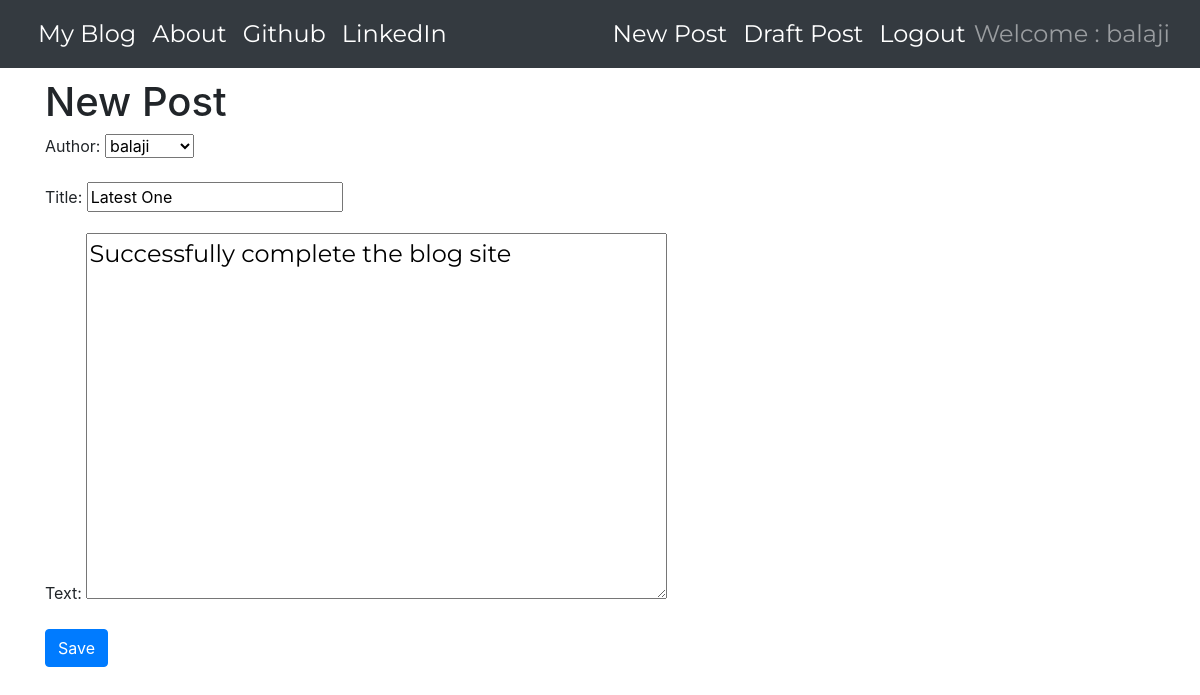
Page /post/6/edit/ (signed in) on the committed database.
### blogApp/models.py (models this page shows, shortened)
class Post(models.Model):
    author = models.ForeignKey('auth.User',on_delete=models.CASCADE)
    title = models.CharField(max_length=256)
    text = models.TextField()
    create_time = models.DateTimeField(default=timezone.now)
    published_time = models.DateTimeField(blank=True,null=True)

### blogApp/views.py (the view)
# urls.py: path('post/<int:pk>/edit/',views.UpdatePost.as_view(),name='post_edit'),
class UpdatePost(LoginRequiredMixin,UpdateView):
    login_url = '/login/'
    redirect_field_name = 'blogApp/post_detail.html'
    form_class = PostForm
    model = Post

### blogApp/forms.py
class PostForm(forms.ModelForm):
    class Meta():
        model = Post
        fields = ('author','title','text')
        widgets = {
            'title':forms.TextInput(attrs={'class':'textinputclass'}),
            'text':forms.Textarea(attrs={'class':'editable medium-editor-textarea postcontent'})
        }

### blogApp/templates/blogApp/post_form.html (shortened to what this page needs)
{% extends 'blogApp/base.html' %}
{% block content %}
  <h1>New Post</h1>
  <form class="post-form" method="POST">
    {{ form.as_p }}
    <button type="submit" class='btn btn-primary save' name="button">Save</button>
  </form>
{% endblock %}

### blogApp/templates/blogApp/base.html (shortened to what this page needs)
<!DOCTYPE html>
{% load staticfiles %}
{% load octicons %}
<html lang="en" dir="ltr">
  <head>
    <link rel="stylesheet" href="https://stackpath.bootstrapcdn.com/bootstrap/4.3.1/css/bootstrap.min.css">
    <link rel="stylesheet" href="//cdn.jsdelivr.net/npm/medium-editor@latest/dist/css/medium-editor.min.css" type="text/css" media="screen" charset="utf-8">
    <link rel="stylesheet" href="{% static 'css/blogApp.css' %}">
  </head>
  <body>
    <nav class='navbar navbar-expand navbar-dark bg-dark techfont flex-md-row bd-navbar'>
      <div class="container">
        <div class="collapse navbar-collapse" id='navbarNav'>
          <ul class='navbar-nav bd-navbar-nav flex-row'>
            <li class="nav-item active"><a class='nav-link' href="{% url 'post_list' %}">My Blog</a></li>
            <li class="nav-item active"><a class='nav-link' href="{% url 'about' %}">About</a></li>
            <li class="nav-item active"><a class='nav-link' href="https://www.github.com">Github</a></li>
            <li class='nav-item active'><a class='nav-link' href="https://www.linkedin.com">LinkedIn</a></li>
          </ul>
          <ul class='navbar-nav flex-row ml-md-auto d-none d-md-flex'>
            {% if user.is_authenticated %}
              <li class='nav-item active'><a class='nav-link' href="{% url 'post_new' %}">New Post</a></li>
              <li class='nav-item active'><a class='nav-link' href="{% url 'draft' %}">Draft Post</a></li>
              <li class='nav-item active'><a class='nav-link' href="{% url 'logout' %}">Logout</a></li>
              <span class="navbar-text">Welcome : {{ user.username }}</span>
            {% else %}
              <li><a class="nav-item active navbar-right" href="{% url 'login' %}"><i class="fas fa-user" style="color:white"></i></a></li>
            {% endif %}
          </ul>
        </div>
      </div>
    </nav>
        <div class="content container">
            <div class="row">
                <div class="col-md-8">
                  <div class="blog_posts">
                    {% block content %}
                    {% endblock %}
                  </div>
                </div>
            </div>
        </div>
  </body>
</html>

### blogApp/static/css/blogApp.css (style rules this page uses)
.techfont { font-family: 'Montserrat', sans-serif; font-size: 1.5em; margin-bottom: 10px; }
.postcontent { font-family: 'Montserrat'; font-size: 1.5em; }

### rows in the picture
Post: author "balaji", title "Latest One", text "Successfully complete the blog site"

### other values in the picture
{{ user.username }} "balaji"
